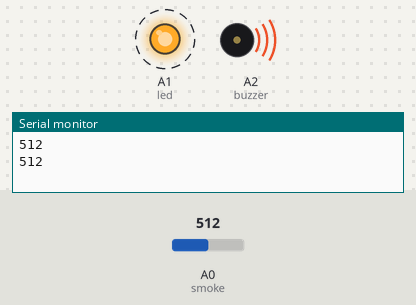
The sketch below on a simulated Arduino Uno, built with avr-gcc and run on an emulated ATmega328P. Shown: output pins drawn as LEDs (lit = HIGH), buzzer (waves = sounding), the last lines printed to the serial monitor. Dashed ring = blinking. The inputs (shaded band) are chosen by the test bench; at power-on: A0 (smoke) = 512.

Above: at 2.2 s.
2.3 s: A0 (smoke) set to 358
5.8 s: A0 (smoke) set to 336
At 6.5 s:
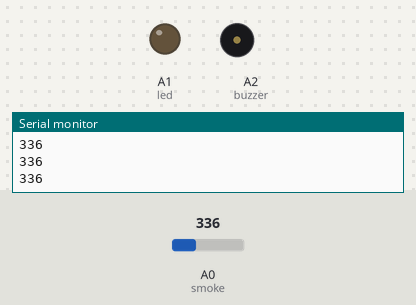
7.3 s: A0 (smoke) set to 360
At 11.2 s:
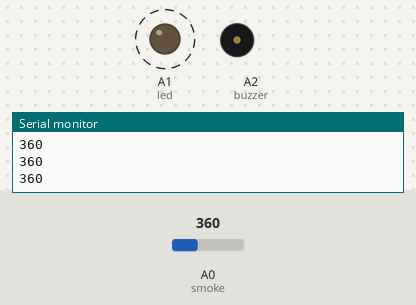
11.3 s: A0 (smoke) set to 340
At 12.4 s:
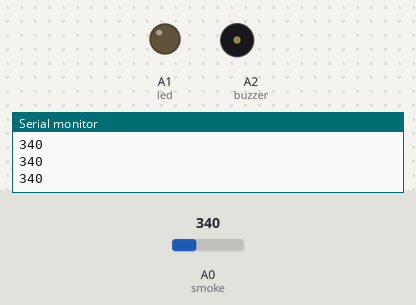
Timing chart, 0 to 13.8 s (numbered marks = the images above; inputs shaded):
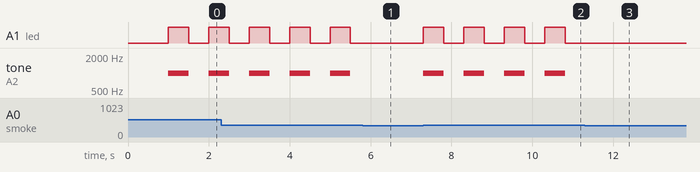

The sketch:

Experiment_7.ino
```cpp
#define smoke A0
#define led A1
#define buzzer A2

void setup() {
  // put your setup code here, to run once:
  pinMode(smoke, INPUT);

  pinMode(led, OUTPUT);
  pinMode(buzzer, OUTPUT);

  Serial.begin(9600);
  while(!Serial){}

  delay(1000);
}

void loop() {
  // put your main code here, to run repeatedly:

  int s_reading = analogRead(smoke);
  Serial.println(s_reading);

  if(s_reading>350)
  {
    digitalWrite(led, HIGH);
    tone(buzzer, 1000);
    delay(500);
    noTone(buzzer);
    digitalWrite(led, LOW);
    delay(500);
  }
//  delay(100);
}
```

Measured:
- the behaviour switches between 351 and 350 on A0 (smoke) (found by bisection; images 0 and 1)
- after the input at 5.8 s, A1 (led): stays LOW (without the input it goes to HIGH after 0.20 s); tone on A2 (buzzer): stays silent (without the input it goes to 1000 Hz after 0.20 s)
- after the input at 7.3 s, A1 (led): alternates HIGH for 0.50 s and LOW for 0.50 s, starting at once; tone on A2 (buzzer): alternates 1000 Hz for 0.50 s and silent for 0.50 s, starting at once
- after the input at 11.3 s, A1 (led): stops changing and stays LOW; tone on A2 (buzzer): stops changing and stays silent
- by itself, A1 (led): alternates HIGH for 0.50 s and LOW for 0.50 s
- by itself, tone on A2 (buzzer): alternates 1000 Hz for 0.50 s and silent for 0.50 s
